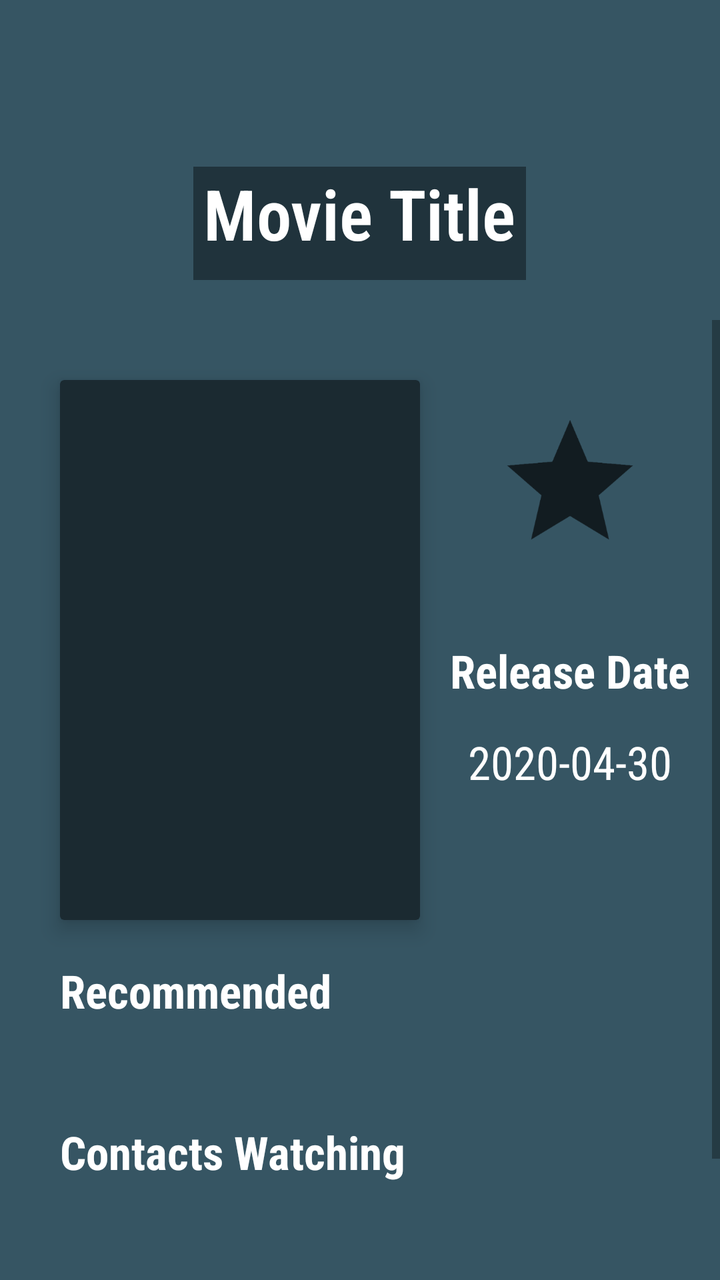
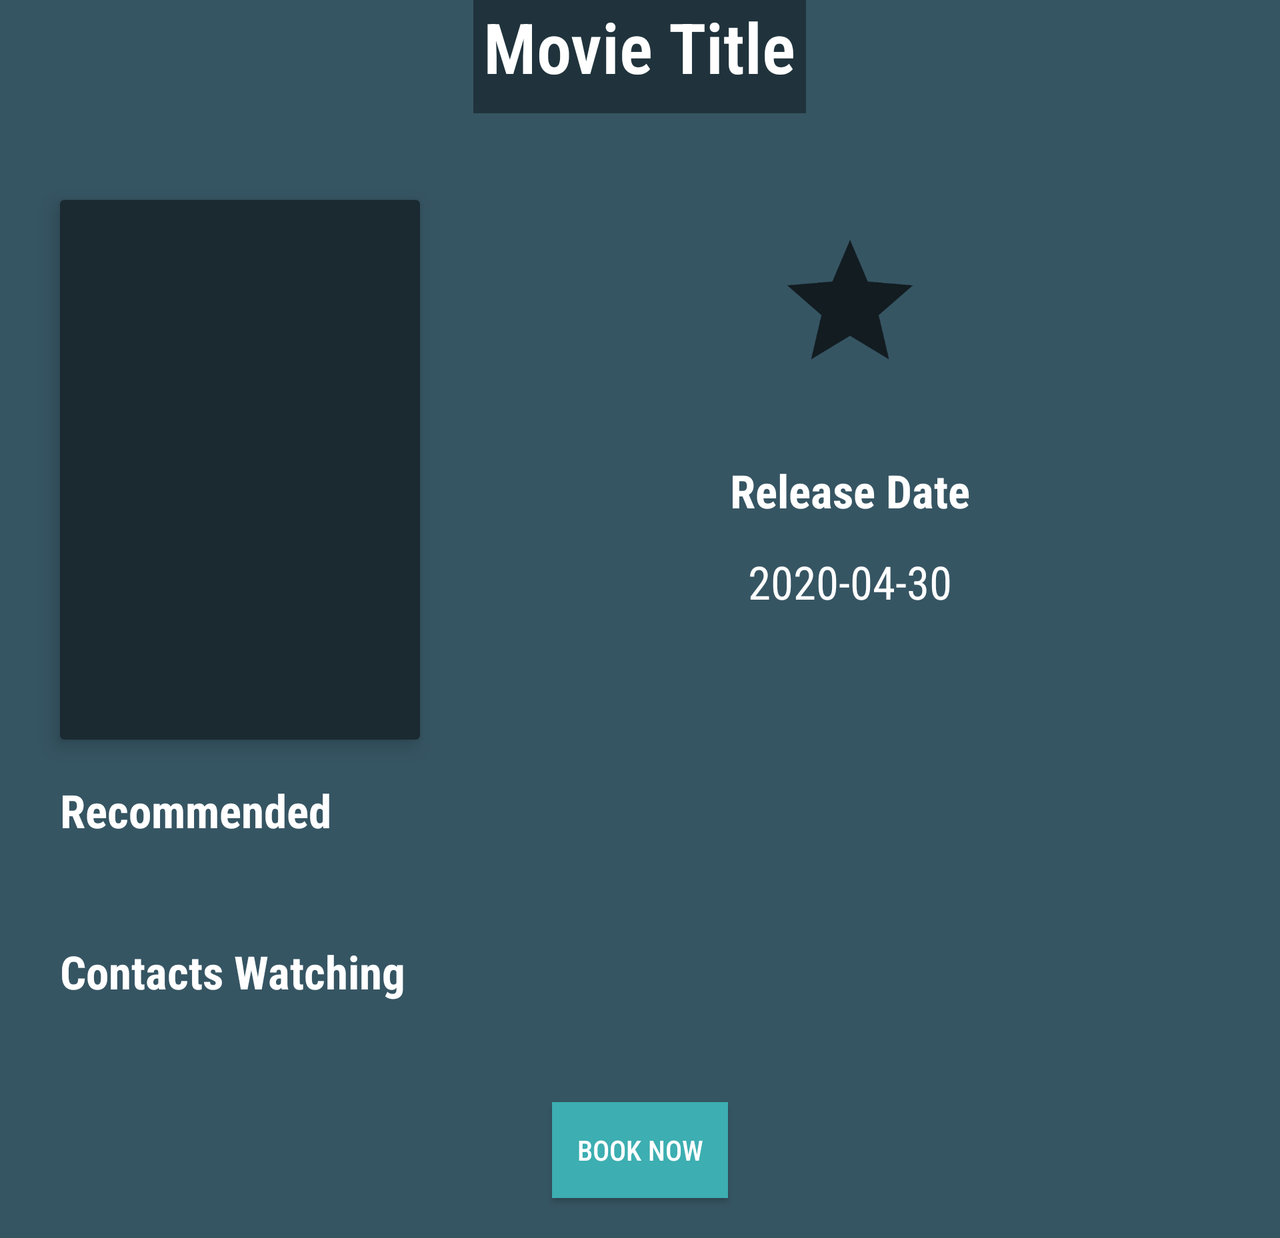

First picture: res/layout/ on a phone held upright. Second picture: the repository's own variant of that layout, on a device whose configuration matches the variant's folder. Source for both follows.
<!-- AndroidManifest.xml: application theme AppTheme -->
<!-- res/layout/fragment_movie_details.xml -->
<?xml version="1.0" encoding="utf-8"?>
<FrameLayout xmlns:android="http://schemas.android.com/apk/res/android"
    xmlns:tools="http://schemas.android.com/tools"
    android:layout_width="match_parent"
    android:layout_height="match_parent"
    android:background="@color/colorPrimaryLight"
    xmlns:app="http://schemas.android.com/apk/res-auto">

    <FrameLayout
        android:id="@+id/frameLayout"
        android:layout_width="match_parent"
        android:layout_height="wrap_content"
        app:layout_constraintStart_toStartOf="parent"
        app:layout_constraintTop_toTopOf="parent">

        <ImageView
            android:id="@+id/back_image"
            android:layout_width="match_parent"
            android:layout_height="150dp"
            android:scaleType="centerCrop"
            android:contentDescription="TODO" />

        <View
            android:layout_width="match_parent"
            android:layout_height="150dp"
            android:background="@drawable/photo_background_protection" />

        <TextView
            android:id="@+id/movie_detail_title"
            style="?android:attr/textAppearanceLarge"
            android:layout_width="wrap_content"
            android:layout_height="wrap_content"
            android:layout_gravity="bottom|center_horizontal"
            android:layout_marginBottom="10dp"
            android:background="#66000000"
            android:fontFamily="sans-serif-condensed-light"
            android:gravity="center_horizontal"

            android:lineSpacingMultiplier="0.9"
            android:paddingStart="5dp"
            android:paddingEnd="5dp"
            android:paddingBottom="10dp"
            android:text="@string/movie_title"
            android:textColor="#fff"
            android:textSize="35sp"
            android:textStyle="bold" />

    </FrameLayout>


    <ScrollView
        android:layout_width="match_parent"
        android:layout_height="match_parent"
        android:layout_marginTop="160dp">

        <androidx.constraintlayout.widget.ConstraintLayout
            android:layout_width="match_parent"
            android:layout_height="match_parent">

            <androidx.cardview.widget.CardView
                android:layout_width="180dp"
                android:layout_height="270dp"
                android:id="@+id/cardview"
                android:layout_marginStart="30dp"
                android:layout_marginTop="30dp"
                android:background="@android:color/white"
                app:cardElevation="6dp"
                app:cardMaxElevation="0dp"
                app:cardBackgroundColor="@color/colorPrimary"
                app:layout_constraintStart_toStartOf="parent"
                app:layout_constraintTop_toTopOf="parent">

                <ImageView
                    android:id="@+id/poster_image"
                    android:layout_width="match_parent"
                    android:layout_height="match_parent"
                    android:scaleType="centerCrop"
                    android:contentDescription="TODO" />
            </androidx.cardview.widget.CardView>

            <TextView
                android:id="@+id/release_date"
                android:layout_width="wrap_content"
                android:layout_height="wrap_content"

                android:layout_marginTop="15dp"
                android:fontFamily="sans-serif-condensed"
                tools:text="2020-04-30"
                android:textColor="#fff"
                android:textSize="23sp"
                app:layout_constraintEnd_toEndOf="parent"
                app:layout_constraintStart_toEndOf="@+id/cardview"
                app:layout_constraintTop_toBottomOf="@id/release_date_label" />

            <TextView
                android:id="@+id/release_date_label"
                android:layout_width="wrap_content"
                android:layout_height="wrap_content"
                android:layout_gravity="end"
                android:layout_marginTop="160dp"
                android:fontFamily="sans-serif-condensed"
                android:text="@string/release_date"
                android:textColor="#fff"
                android:textSize="23sp"
                android:textStyle="bold"
                app:layout_constraintEnd_toEndOf="parent"
                app:layout_constraintStart_toEndOf="@+id/cardview"
                app:layout_constraintTop_toTopOf="parent"
                tools:text="Release Date" />


            <TextView
                android:id="@+id/recommended_label"
                android:layout_width="wrap_content"
                android:layout_height="wrap_content"
                android:fontFamily="sans-serif-condensed"
                android:text="@string/recommended"
                android:textColor="#fff"
                android:textSize="23sp"
                android:layout_marginTop="20dp"
                android:layout_marginStart="30dp"
                android:textStyle="bold"
                app:layout_constraintStart_toStartOf="parent"
                app:layout_constraintTop_toBottomOf="@id/cardview" />

            <androidx.recyclerview.widget.RecyclerView
                android:id="@+id/recommended_recyclerview"
                android:layout_width="wrap_content"
                android:layout_height="wrap_content"
                android:layout_marginStart="30dp"
                android:layout_marginTop="15dp"
                android:layout_marginEnd="30dp"
                app:layout_constraintStart_toStartOf="parent"
                app:layout_constraintEnd_toEndOf="parent"
                android:padding="5dp"
                app:layout_constraintTop_toBottomOf="@id/recommended_label" />


            <TextView
                android:id="@+id/friends_watching_label"
                android:layout_width="wrap_content"
                android:layout_height="wrap_content"
                android:layout_marginStart="30dp"
                android:layout_marginTop="25dp"
                android:fontFamily="sans-serif-condensed"
                android:text="@string/contacts_watching"
                android:textColor="#fff"
                android:textSize="23sp"
                android:textStyle="bold"
                app:layout_constraintStart_toStartOf="parent"
                app:layout_constraintTop_toBottomOf="@id/recommended_recyclerview"

                />

            <androidx.recyclerview.widget.RecyclerView
                android:id="@+id/friends_watching_recyclerview"
                android:layout_width="0dp"
                android:layout_height="wrap_content"
                android:layout_marginStart="30dp"
                android:layout_marginTop="15dp"
                android:layout_marginEnd="30dp"
                android:padding="5dp"
                app:layout_constraintEnd_toEndOf="parent"
                app:layout_constraintStart_toStartOf="parent"
                app:layout_constraintTop_toBottomOf="@id/friends_watching_label" />

            <Button
                android:id="@+id/book_now_button"
                android:layout_width="wrap_content"
                android:layout_height="wrap_content"
                android:layout_marginTop="25dp"
                android:layout_marginBottom="20dp"
                android:background="@color/colorAccent"
                android:fontFamily="sans-serif-condensed-medium"
                android:gravity="center"
                android:text="@string/book_now"
                android:textColor="#fff"
                app:layout_constraintBottom_toBottomOf="parent"
                app:layout_constraintEnd_toEndOf="parent"
                app:layout_constraintStart_toStartOf="parent"
                app:layout_constraintTop_toBottomOf="@id/friends_watching_recyclerview" />

            <ImageButton
                android:id="@+id/imageButton"
                android:layout_width="70dp"
                android:layout_height="70dp"
                android:background="@color/colorPrimaryLight"
                android:scaleType="fitCenter"
                android:tint="@color/colorPrimaryDark"
                app:layout_constraintBottom_toTopOf="@+id/release_date_label"
                app:layout_constraintEnd_toEndOf="parent"
                app:layout_constraintStart_toEndOf="@+id/cardview"
                app:layout_constraintTop_toTopOf="parent"
                app:srcCompat="@drawable/ic_star_favorites"
                android:contentDescription="TODO" />


        </androidx.constraintlayout.widget.ConstraintLayout>

    </ScrollView>



</FrameLayout>
<!-- resources referenced by this layout -->
<resources>
  <color name="colorAccent">#3DAEB1</color>
  <color name="colorPrimary">#1b2a31</color>
  <color name="colorPrimaryDark">#121c21</color>
  <color name="colorPrimaryLight">#365563</color>
  <!-- drawable ic_star_favorites: png bitmap (drawable-v24, 9718 bytes) -->
  <string name="book_now">Book Now</string>
  <string name="contacts_watching">Contacts Watching</string>
  <string name="movie_title">Movie Title</string>
  <string name="recommended">Recommended</string>
  <string name="release_date">Release Date</string>
  <style name="AppTheme" parent="Theme.AppCompat.Light.DarkActionBar">
          
          <item name="colorPrimary">@color/colorPrimary</item>
          <item name="colorPrimaryDark">@color/colorPrimaryDark</item>
          <item name="colorAccent">@color/colorAccent</item>
      </style>
</resources>
<!-- res/layout-land/fragment_movie_details.xml (the repository's variant of the layout above) -->
<!-- drawn on the phone turned sideways -->
<?xml version="1.0" encoding="utf-8"?>
<ScrollView xmlns:android="http://schemas.android.com/apk/res/android"
    xmlns:tools="http://schemas.android.com/tools"
    android:layout_width="match_parent"
    android:layout_height="match_parent"
    android:background="@color/colorPrimaryLight"
    xmlns:app="http://schemas.android.com/apk/res-auto">

    <FrameLayout
        android:layout_width="wrap_content"
        android:layout_height="wrap_content">
    <FrameLayout
        android:id="@+id/frameLayout"
        android:layout_width="match_parent"
        android:layout_height="wrap_content"
        app:layout_constraintStart_toStartOf="parent"
        app:layout_constraintTop_toTopOf="parent">

        <ImageView
            android:id="@+id/back_image"
            android:layout_width="match_parent"
            android:layout_height="60dp"
            android:scaleType="centerCrop"
            android:contentDescription="@string/todo" />

        <View
            android:layout_width="match_parent"
            android:layout_height="60dp"
            android:background="@drawable/photo_background_protection" />

        <TextView
            android:id="@+id/movie_detail_title"
            style="?android:attr/textAppearanceLarge"
            android:layout_width="wrap_content"
            android:layout_height="wrap_content"
            android:layout_gravity="bottom|center_horizontal"
            android:layout_marginBottom="10dp"
            android:background="#66000000"
            android:fontFamily="sans-serif-condensed-light"
            android:gravity="center"

            android:lineSpacingMultiplier="0.9"
            android:paddingStart="5dp"
            android:paddingEnd="5dp"
            android:paddingBottom="10dp"
            android:text="@string/movie_title"
            android:textColor="#fff"
            android:textSize="35sp"
            android:textStyle="bold" />

    </FrameLayout>




        <androidx.constraintlayout.widget.ConstraintLayout
            android:layout_width="match_parent"
            android:layout_height="match_parent"
            android:layout_marginTop="70dp">

            <androidx.cardview.widget.CardView
                android:id="@+id/cardview"
                android:layout_width="180dp"
                android:layout_height="270dp"
                android:layout_marginStart="30dp"
                android:layout_marginTop="30dp"
                android:background="@android:color/white"
                app:cardBackgroundColor="@color/colorPrimary"
                app:cardElevation="6dp"
                app:cardMaxElevation="0dp"
                app:layout_constraintStart_toStartOf="parent"
                app:layout_constraintTop_toTopOf="parent">

                <ImageView
                    android:id="@+id/poster_image"
                    android:layout_width="match_parent"
                    android:layout_height="match_parent"
                    android:scaleType="centerCrop"
                    android:contentDescription="TODO" />
            </androidx.cardview.widget.CardView>

            <TextView
                android:id="@+id/release_date"
                android:layout_width="wrap_content"
                android:layout_height="wrap_content"

                android:layout_marginTop="15dp"
                android:fontFamily="sans-serif-condensed"
                android:textColor="#fff"
                android:textSize="23sp"
                app:layout_constraintEnd_toEndOf="parent"
                app:layout_constraintStart_toEndOf="@+id/cardview"
                app:layout_constraintTop_toBottomOf="@id/release_date_label"
                tools:text="2020-04-30" />

            <TextView
                android:id="@+id/release_date_label"
                android:layout_width="wrap_content"
                android:layout_height="wrap_content"
                android:layout_gravity="end"
                android:layout_marginTop="160dp"
                android:fontFamily="sans-serif-condensed"
                android:text="@string/release_date"
                android:textColor="#fff"
                android:textSize="23sp"
                android:textStyle="bold"
                app:layout_constraintEnd_toEndOf="parent"
                app:layout_constraintStart_toEndOf="@+id/cardview"
                app:layout_constraintTop_toTopOf="parent"
                tools:text="Release Date" />


            <TextView
                android:id="@+id/recommended_label"
                android:layout_width="wrap_content"
                android:layout_height="wrap_content"
                android:layout_marginStart="30dp"
                android:layout_marginTop="20dp"
                android:fontFamily="sans-serif-condensed"
                android:text="@string/recommended"
                android:textColor="#fff"
                android:textSize="23sp"
                android:textStyle="bold"
                app:layout_constraintStart_toStartOf="parent"
                app:layout_constraintTop_toBottomOf="@id/cardview" />

            <androidx.recyclerview.widget.RecyclerView
                android:id="@+id/recommended_recyclerview"
                android:layout_width="wrap_content"
                android:layout_height="wrap_content"
                android:layout_marginStart="30dp"
                android:layout_marginTop="15dp"
                android:layout_marginEnd="30dp"
                android:padding="5dp"
                app:layout_constraintEnd_toEndOf="parent"
                app:layout_constraintStart_toStartOf="parent"
                app:layout_constraintTop_toBottomOf="@id/recommended_label" />


            <TextView
                android:id="@+id/friends_watching_label"
                android:layout_width="wrap_content"
                android:layout_height="wrap_content"
                android:layout_marginStart="30dp"
                android:layout_marginTop="25dp"
                android:fontFamily="sans-serif-condensed"
                android:text="@string/contacts_watching"
                android:textColor="#fff"
                android:textSize="23sp"
                android:textStyle="bold"
                app:layout_constraintStart_toStartOf="parent"
                app:layout_constraintTop_toBottomOf="@id/recommended_recyclerview"

                />

            <androidx.recyclerview.widget.RecyclerView
                android:id="@+id/friends_watching_recyclerview"
                android:layout_width="0dp"
                android:layout_height="wrap_content"
                android:layout_marginStart="30dp"
                android:layout_marginTop="15dp"
                android:layout_marginEnd="30dp"
                android:padding="5dp"
                app:layout_constraintEnd_toEndOf="parent"
                app:layout_constraintStart_toStartOf="parent"
                app:layout_constraintTop_toBottomOf="@id/friends_watching_label" />

            <Button
                android:id="@+id/book_now_button"
                android:layout_width="wrap_content"
                android:layout_height="wrap_content"
                android:layout_marginTop="25dp"
                android:layout_marginBottom="20dp"
                android:background="@color/colorAccent"
                android:fontFamily="sans-serif-condensed-medium"
                android:gravity="center"
                android:text="@string/book_now"
                android:textColor="#fff"
                app:layout_constraintBottom_toBottomOf="parent"
                app:layout_constraintEnd_toEndOf="parent"
                app:layout_constraintStart_toStartOf="parent"
                app:layout_constraintTop_toBottomOf="@id/friends_watching_recyclerview" />

            <ImageButton
                android:id="@+id/imageButton"
                android:layout_width="70dp"
                android:layout_height="70dp"
                android:background="@color/colorPrimaryLight"
                android:scaleType="fitCenter"
                android:tint="@color/colorPrimaryDark"
                app:layout_constraintBottom_toTopOf="@+id/release_date_label"
                app:layout_constraintEnd_toEndOf="parent"
                app:layout_constraintStart_toEndOf="@+id/cardview"
                app:layout_constraintTop_toTopOf="parent"
                app:srcCompat="@drawable/ic_star_favorites"
                android:contentDescription="TODO" />


        </androidx.constraintlayout.widget.ConstraintLayout>


    </FrameLayout>


</ScrollView>
<!-- resources referenced by the variant -->
<!-- as the phone turned sideways resolves them -->
<resources>
  <color name="colorAccent">#3DAEB1</color>
  <color name="colorPrimary">#1b2a31</color>
  <color name="colorPrimaryDark">#121c21</color>
  <color name="colorPrimaryLight">#365563</color>
  <!-- drawable ic_star_favorites: png bitmap (drawable-v24, 9718 bytes) -->
  <string name="book_now">Book Now</string>
  <string name="contacts_watching">Contacts Watching</string>
  <string name="movie_title">Movie Title</string>
  <string name="recommended">Recommended</string>
  <string name="release_date">Release Date</string>
  <string name="todo">TODO</string>
  <style name="AppTheme" parent="Theme.AppCompat.Light.DarkActionBar">
          
          <item name="colorPrimary">@color/colorPrimary</item>
          <item name="colorPrimaryDark">@color/colorPrimaryDark</item>
          <item name="colorAccent">@color/colorAccent</item>
      </style>
</resources>
